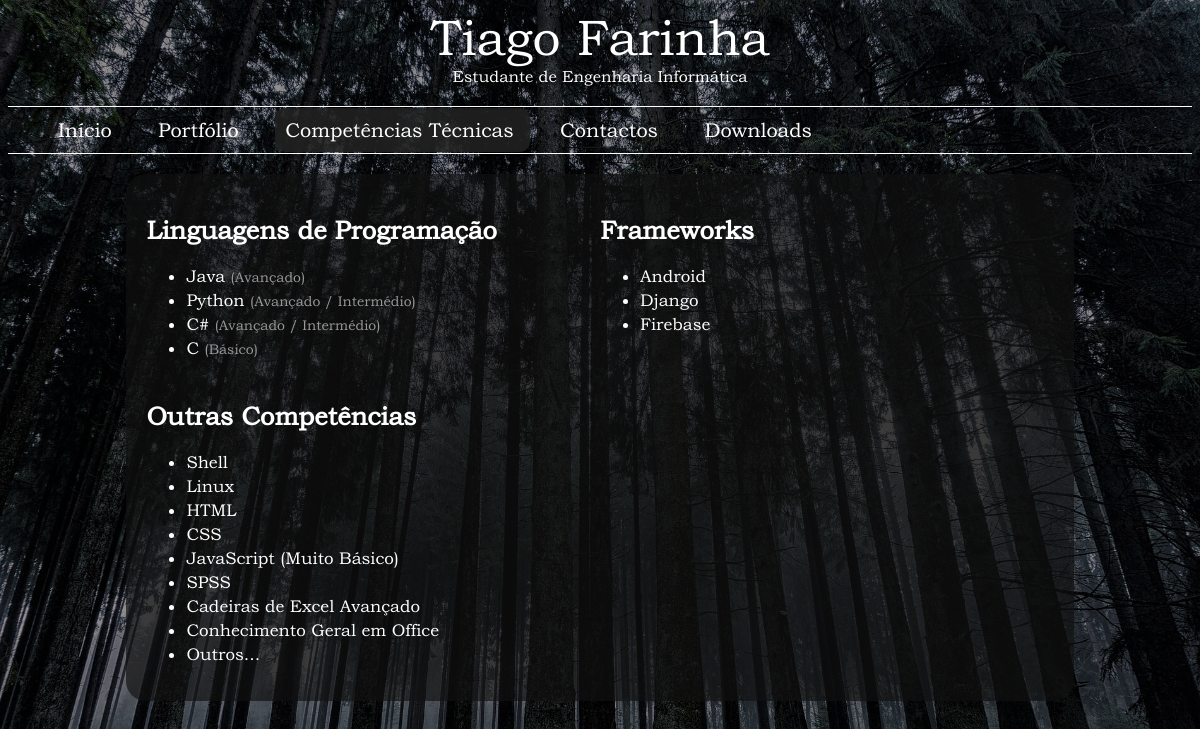
Screenshot of /skills/ with the database file from the repository.
### main_app/models.py (models this page shows, shortened)
class Languages(models.Model):
    name = models.CharField(max_length=100)
    level = models.CharField(max_length=100)
    priority = models.IntegerField(default=0)

class Frameworks(models.Model):
    name = models.CharField(max_length=100)
    priority = models.IntegerField(default=0)

class OtherSkills(models.Model):
    name = models.CharField(max_length=150)
    priority = models.IntegerField(default=0)

### main_app/views.py (the view)
# urls.py: path('skills/', views.skills, name='skills_view'),
def skills(request):
    check_language(request)
    skill_list = {"languages": Languages.objects.all().order_by('priority'),
                  "frameworks": Frameworks.objects.all().order_by('priority'),
                  "other_skills": OtherSkills.objects.all().order_by('priority'),
                  "active": "skills",
                  }
    skill_list = {**skill_list, **LanguageUtils.get_base_words(request)}
    return render(request, "skills.html", skill_list)

### main_app/views.py (called while the page is built)
def check_language(request):
    try:
        request.session['lang']
    except KeyError:
        request.session['lang'] = 'pt'

### templates/skills.html (shortened to what this page needs)
{% extends "DefaultPage.html" %}
{% block content %}
    <section class="skills_style">
        <div class="languages_style">
            <h2> {{ languages_text }} </h2>
            <ul>
                {% for language in languages %}
                    <li> {{ language.name }} <p>({{ language.level }})</p></li>
                {% endfor %}
            </ul>
        </div>
        <div class="frameworks_style">
            <h2> Frameworks </h2>
            <ul>
                {% for framework in frameworks %}
                    <li> {{ framework.name }}</li>
                {% endfor %}
            </ul>
        </div>
        <div class="other_skills_style">
            <h2> {{ other_skills_text }} </h2>
            <ul>
                {% for other in other_skills %}
                    <li> {{ other.name }}</li>
                {% endfor %}
            </ul>
        </div>
    </section>
{% endblock content %}

### main_app/static/main_app/style.css (style rules this page uses)
html { background: url("images/back2_1.jpg") no-repeat center center fixed; background-size: cover; height: 100%; overflow: hidden; }
body { height: 100%; color: white; overflow: auto; font-family: "Bookman Old Style"; }
.skills_style { background-color: #111111aa; border-radius: 20px; padding: 20px; font-size: 17px; }
.skills_style ul li { margin-bottom: 4px; }
.languages_style { float: left; width: 50%; }
.languages_style p { font-size: 14px; color: #999999; display: inline-block; margin: 0; }
.frameworks_style { overflow: hidden; width: 50%; }
.other_skills_style { margin-top: 50px; }

### rows the page displays
Languages: name "Java", level "Avançado"
Languages: name "Python", level "Avançado / Intermédio"
Languages: name "C#", level "Avançado / Intermédio"
Languages: name "C", level "Básico"
Frameworks: name "Android"
Frameworks: name "Django"
Frameworks: name "Firebase"
OtherSkills: name "Shell"
OtherSkills: name "Linux"
OtherSkills: name "HTML"
OtherSkills: name "CSS"
OtherSkills: name "JavaScript (Muito Básico)"
OtherSkills: name "SPSS"
OtherSkills: name "Cadeiras de Excel Avançado"
OtherSkills: name "Conhecimento Geral em Office"
OtherSkills: name "Outros..."

### other values shown
{{ curr_job }} "Estudante de Engenharia Informática"
{{ home }} "Início"
{{ portfolio }} "Portfólio"
{{ skills }} "Competências Técnicas"
{{ contacts }} "Contactos"
{{ languages_text }} "Linguagens de Programação"
{{ other_skills_text }} "Outras Competências"
